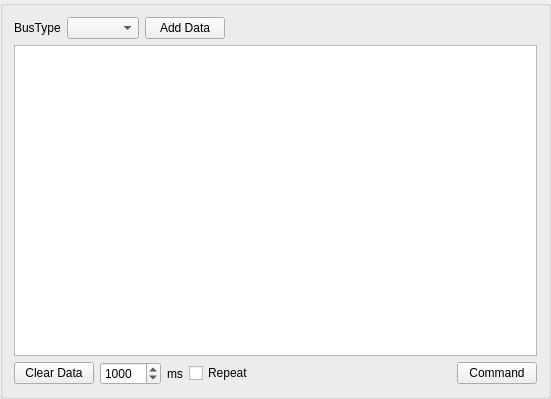
<?xml version="1.0" encoding="UTF-8"?>
<ui version="4.0">
 <class>GroupBox_sendData</class>
 <widget class="QGroupBox" name="GroupBox_sendData">
  <property name="windowModality">
   <enum>Qt::NonModal</enum>
  </property>
  <property name="geometry">
   <rect>
    <x>0</x>
    <y>0</y>
    <width>551</width>
    <height>399</height>
   </rect>
  </property>
  <property name="windowTitle">
   <string>Send bus data</string>
  </property>
  <property name="windowIcon">
   <iconset resource="../../resource.qrc">
    <normaloff>:/icons/zeekr.png</normaloff>:/icons/zeekr.png</iconset>
  </property>
  <layout class="QGridLayout" name="gridLayout">
   <item row="0" column="0">
    <layout class="QHBoxLayout" name="horizontalLayout_2">
     <item>
      <widget class="QLabel" name="label_2">
       <property name="text">
        <string>BusType</string>
       </property>
      </widget>
     </item>
     <item>
      <widget class="QComboBox" name="comboBox_busType"/>
     </item>
     <item>
      <widget class="QPushButton" name="pushButton_addData">
       <property name="text">
        <string>Add Data</string>
       </property>
      </widget>
     </item>
     <item>
      <spacer name="horizontalSpacer_2">
       <property name="orientation">
        <enum>Qt::Horizontal</enum>
       </property>
       <property name="sizeHint" stdset="0">
        <size>
         <width>40</width>
         <height>20</height>
        </size>
       </property>
      </spacer>
     </item>
    </layout>
   </item>
   <item row="1" column="0">
    <widget class="QTableView" name="tableView_data"/>
   </item>
   <item row="2" column="0">
    <layout class="QHBoxLayout" name="horizontalLayout">
     <item>
      <widget class="QPushButton" name="pushButton_clearData">
       <property name="text">
        <string>Clear Data</string>
       </property>
      </widget>
     </item>
     <item>
      <widget class="QSpinBox" name="spinBox_repeatInterValue">
       <property name="maximum">
        <number>99999</number>
       </property>
       <property name="value">
        <number>1000</number>
       </property>
      </widget>
     </item>
     <item>
      <widget class="QLabel" name="label">
       <property name="text">
        <string>ms</string>
       </property>
      </widget>
     </item>
     <item>
      <widget class="QCheckBox" name="checkBox_repeat">
       <property name="text">
        <string>Repeat</string>
       </property>
      </widget>
     </item>
     <item>
      <spacer name="horizontalSpacer">
       <property name="orientation">
        <enum>Qt::Horizontal</enum>
       </property>
       <property name="sizeHint" stdset="0">
        <size>
         <width>40</width>
         <height>20</height>
        </size>
       </property>
      </spacer>
     </item>
     <item>
      <widget class="QPushButton" name="pushButton_sendData">
       <property name="text">
        <string>Command</string>
       </property>
      </widget>
     </item>
    </layout>
   </item>
  </layout>
 </widget>
 <resources>
  <include location="../../resource.qrc"/>
 </resources>
 <connections/>
</ui>
